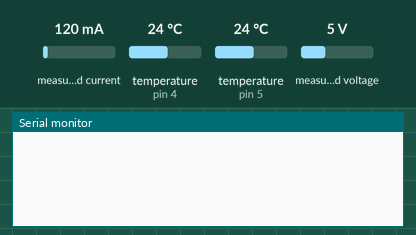
Simulated run of this sketch. Board: Arduino Uno, built with avr-gcc and run on an emulated ATmega328P. Parts: the last lines printed to the serial monitor. The inputs (shaded band) are chosen by the test bench; at power-on: measured current 120 mA, temperature (sensors on pin 4, pin 5) 24 °C, measured voltage 5 V.

Above: at 1.4 s.
1.5 s: measured current set to 40 mA
At 3.2 s:
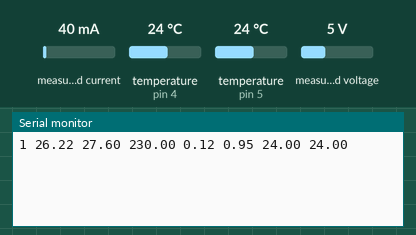
15.3 s: temperature (sensor on pin 4) set to 12 °C
At 16.2 s:
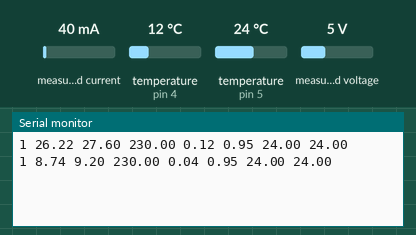
21.3 s: temperature (sensor on pin 5) set to 12 °C
At 26.9 s:
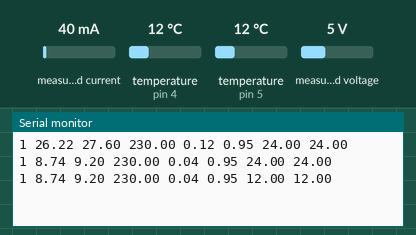
27.3 s: measured voltage set to 0.3 V
33.3 s: temperature (sensor on pin 4) set to 19 °C
At 38.5 s:
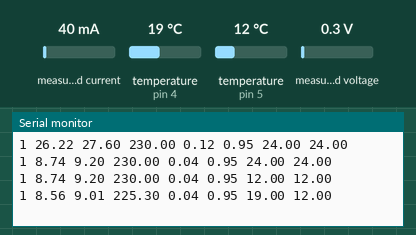
39.3 s: temperature (sensor on pin 5) set to 19 °C
Timing chart, 0 to 42.3 s (numbered marks = the images above; inputs shaded):
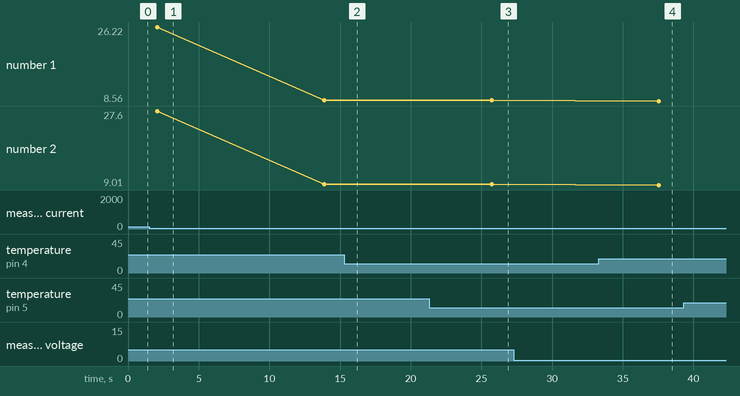

Measured:
- after the input at 21.3 s, the serial monitor: prints a new line after 4.4 s (image 3)
- after the input at 33.3 s, the serial monitor: prints a new line after 4.3 s (image 4)

The sketch:

fridge_arduino_firmware.ino
```cpp
#include <OneWire.h>
#include <DallasTemperature.h>
#include <EmonLib.h>

EnergyMonitor emon;

const int TEMPERATURE_PRECISION = 12;
OneWire oneWireRoom(4);
DallasTemperature roomTempSensor(&oneWireRoom);
double roomTemp;
OneWire oneWireFridge(5);
DallasTemperature fridgeTempSensor(&oneWireFridge);
double fridgeTemp;

void setup()
{
  Serial.begin(9600);

  // Set up a voltage and a current measurement.
  emon.voltage(1, 144.9, 1.8);// Voltage: input pin, calibration, phase_shift
  emon.current(0, 2.07);// Current: input pin, calibration.
  // Run VI calculation once and disregard the first (faulty) reading
  emon.calcVI(20,2000);

  // Set up the temperature sensors
  roomTempSensor.begin();
  fridgeTempSensor.begin();
}

void loop()
{
  // Calculate all. No.of crossings, time-out
  emon.calcVI(20,2000);

  // Request the temp sensors to convert
  roomTempSensor.requestTemperatures();
  fridgeTempSensor.requestTemperatures();
  delay(100);
  roomTemp = roomTempSensor.getTempCByIndex(0);
  fridgeTemp = fridgeTempSensor.getTempCByIndex(0);

  // Print the node number
  Serial.print("1 ");
  // Print out all variables from emon
  Serial.print(emon.realPower); Serial.print(' ');
  Serial.print(emon.apparentPower); Serial.print(' ');
  Serial.print(emon.Vrms); Serial.print(' ');
  Serial.print(emon.Irms); Serial.print(' ');
  Serial.print(emon.powerFactor); Serial.print(' ');
  // Print Temperatures
  Serial.print(roomTemp); Serial.print(' ');
  Serial.print(fridgeTemp); Serial.println(' ');

  // Wait a while
  delay(10000);
}
```
